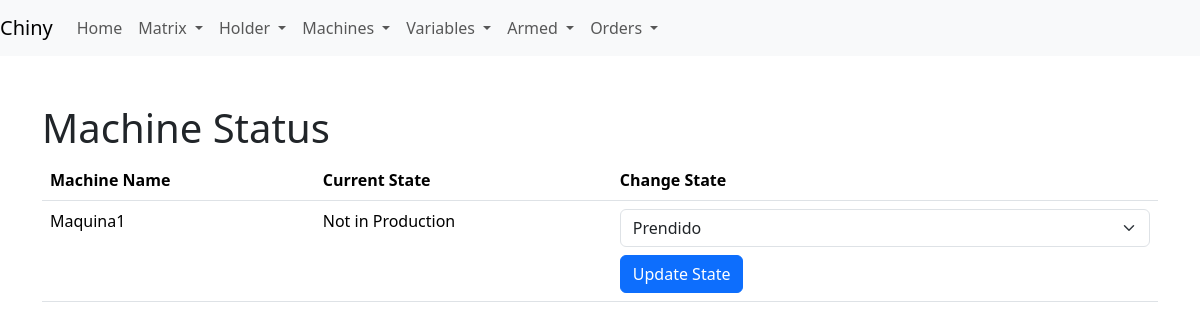
/machine_status, run on the app's committed database.
### app/models.py (models this page shows)
class Machine(db.Model):
    __tablename__ = 'machine'
    id = db.Column(db.Integer, primary_key=True)
    name = db.Column(db.String(30), unique=True)
    brand_machine = db.Column(db.String(119), nullable=False)
    ton = db.Column(db.Integer, nullable=False)
    has_close_cycle = db.Column(db.Boolean, default=False)
    has_injection_time = db.Column(db.Boolean, default=False)
    has_curing_time = db.Column(db.Boolean, default=False)
    has_waiting_time = db.Column(db.Boolean, default=False)
    productions = db.relationship('Production', backref='machine', lazy=True)  # backref 'machine'

### app/routes.py (the view)
@app.route('/machine_status')
def machine_status():
    machines = Machine.query.all()  # Obtener todas las máquinas
    return render_template('machine_status.html', machines=machines)

### app/templates/machine_status.html (shortened to what this page needs)
<!DOCTYPE html>
<html lang="en">
<head>
    <link rel="stylesheet" href="{{ url_for('static', filename='css/bootstrap.min.css') }}">
</head>
<body>
    {% include 'navbar.html' %}
    <div class="container mt-5">
        <h1>Machine Status</h1>
        <table class="table">
            <thead>
                <tr>
                    <th>Machine Name</th>
                    <th>Current State</th>
                    <th>Change State</th>
                </tr>
            </thead>
            <tbody>
                {% for machine in machines %}
                <tr>
                    <td>{{ machine.name }}</td>
                    <td id="state-{{ machine.id }}">{{ machine.production.machine_state if machine.production else 'Not in Production' }}</td>
                    <td>
                        <select class="form-select" id="new-state-{{ machine.id }}">
                            <option value="Prendido">Prendido</option>
                        </select>
                        <button class="btn btn-primary mt-2" onclick="changeState({{ machine.id }})">Update State</button>
                    </td>
                </tr>
                {% endfor %}
            </tbody>
        </table>
    </div>
</body>
</html>

### data on the page
Machine: name "Maquina1", production "Not in Production", id "Prendido"
